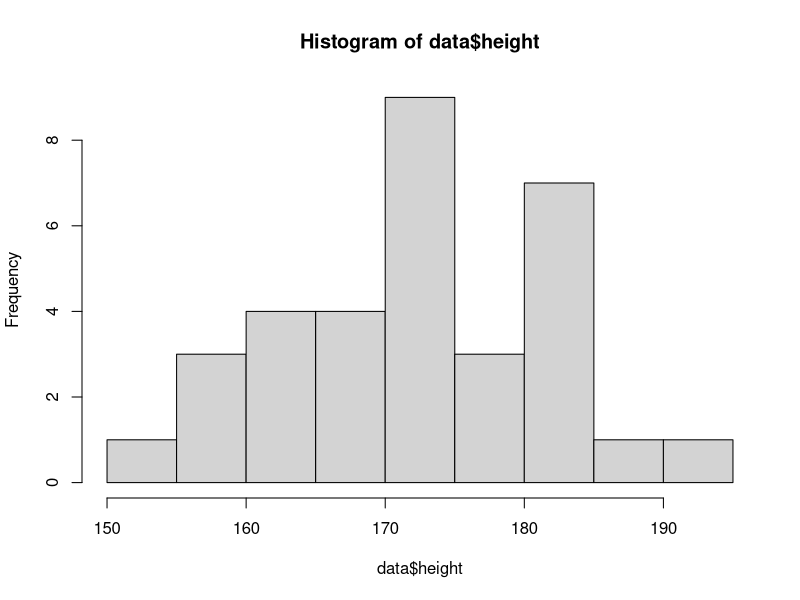
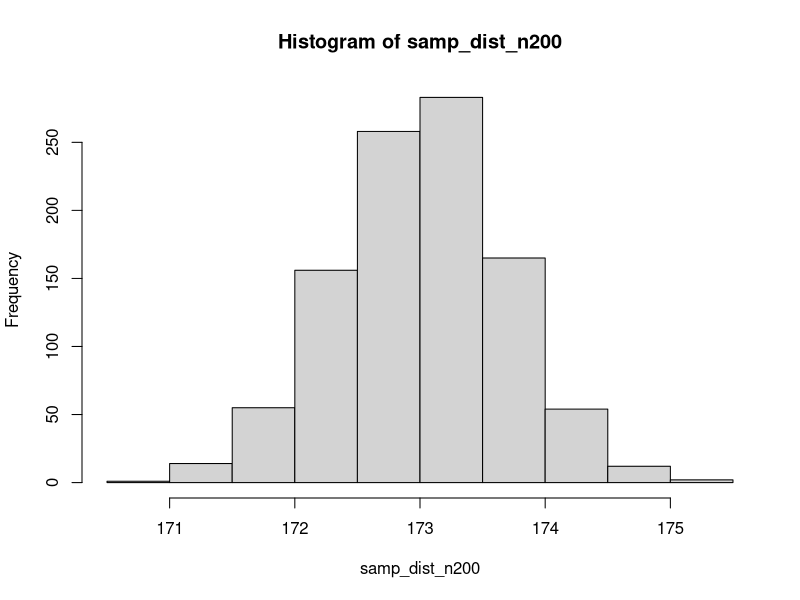
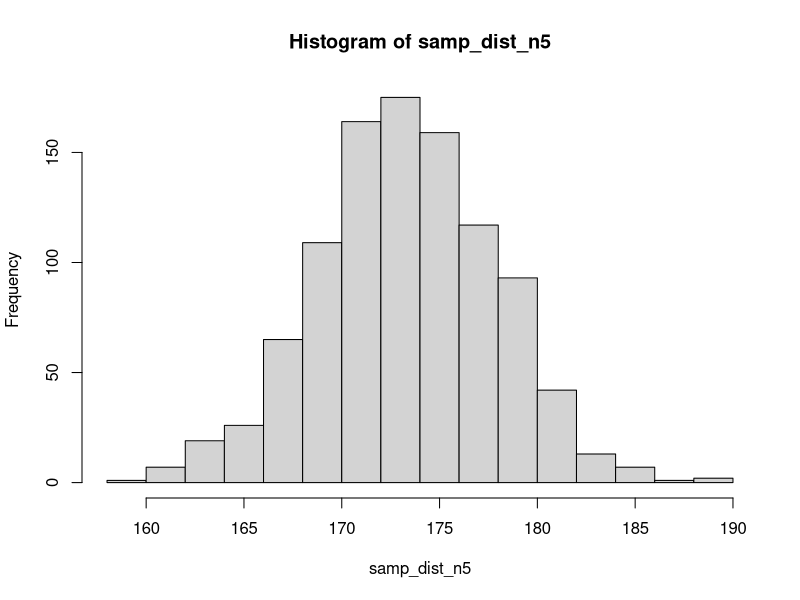
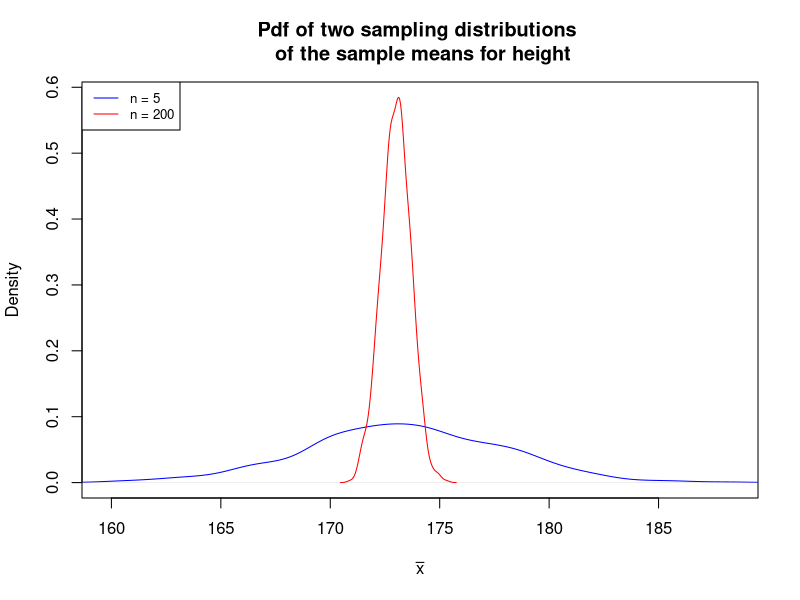
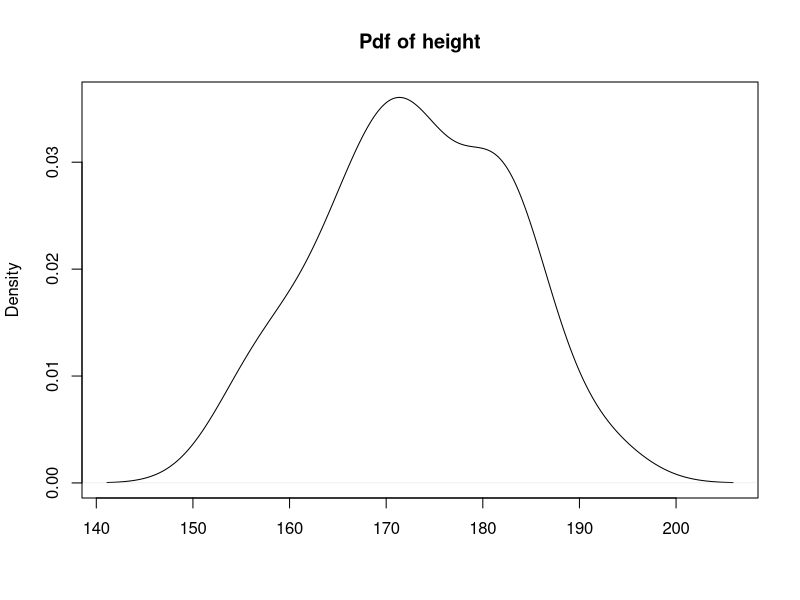

The R script that drew these images, in order:
#######################
# Inference: A Reminder
#######################

## import our data
data <- read.csv("Data_height.csv")

## REMEMBER: our data are drawn from a sample!
(x_bar <- mean(data$height)) # not == mu

## REMEMBER: the standard deviation of a sample is different 
## to the standard deviation of a population: the denominator 
## is degrees of freedom (n -1), not n.
(sd_pop <- sqrt(
  sum(
    (data$height - mean(data$height))^2)
  /length(data$height))) # formula for the standard deviation

(sd_samp <- sd(data$height)) # the sd() function for a sample (n-1)

sd_pop == sd_samp # these two are not the same

## The distribution of our sample
hist(data$height)

## The *sampling distribution of the sample means* 
## (using bootstrapping)

# A bootstrap sample is made by randomly sampling from our
# existing sample WITH replacement.
(a_bootstrap_sample <- sample(data$height, 
                              size = 200, 
                              replace = TRUE))

mean(a_bootstrap_sample) == x_bar # note that the means are different!

# We can create a sampling distribution of the sampling means
# using repeated bootstrapping. In the first example, we use
# a parameter of n = 200
samp_dist_n200 <- vector(mode = "double", length = 1000)
for (i in 1:1000){
  samp_dist_n200[i] <- mean(sample(data$height, size = 200, replace = TRUE))
}
  
hist(samp_dist_n200)
mean(samp_dist_n200)

# Next we use a parameter of n = 5
samp_dist_n5 <- vector(mode = "double", length = 1000)
for (i in 1:1000){
  samp_dist_n5[i] <- mean(sample(data$height, size = 5, replace = TRUE))
}

hist(samp_dist_n5)
mean(samp_dist_n5)

# Notice that the mean for each is similar, but the distribution
# looks different.
plot(density(samp_dist_n5),
     xlim = c(min(samp_dist_n5), max(samp_dist_n5)),
     ylim = c(0, max(density(samp_dist_n200)$y)),
     col = "blue",
     main = "Pdf of two sampling distributions \n of the sample means for height",
     xlab = bquote(bar(x))
)
lines(density(samp_dist_n200), col = "red")
legend("topleft", 
       legend = c("n = 5", "n = 200"), 
       col = c("blue", "red"),
       lty = 1,
       cex = 0.8)

# Compare with the pdf of the raw sample values
plot(density(data$height),
     main = "Pdf of height",
     xlab = "")

## Inferring from our data
# When calculating *confidence intervals* from our sample, we're in effect
# taking the probability density function of the sampling distribution of 
# the sample means for our sample size, n, and working out between what 
# values of x bar 90 percent (or 95 percent, etc.) of our data lie. 

# In practice, we use the central limit theorem to help us calculate this. 
# This states that the mean of the sampling distribution of the mean is the
# same as the population mean, and that the standard error (the standard
# deviation of the sampling distribution of the mean) is equal to the 
# population standard deviation divided by the square root of the sample
# size.

# Because we can use statistics from our sample to *infer* parameters from
# our population, we don't need to bootstrap: we just need to use the 
# mathematical formula which underlies the distribution which we're modelling
# (in this case the normal distribution) to find the area under the curve.

# Fortunately, R has a set of functions which calculate for us the area 
# under the curve.

CI_lower <- qnorm(0.05, 
                  mean = mean(data$height), 
                  sd = (sd(data$height)/sqrt(length(data$height))) # the equation for the standard error of the mean
                  )

CI_upper <- qnorm(0.95,
                  mean = mean(data$height),
                  sd = (sd(data$height)/sqrt(length(data$height)))
                  )

# In the code above, we use the standard deviation of our sample as our 
# best estimate of the standard deviation of the population.
matrix(c(CI_lower, CI_upper), ncol = 2,
       dimnames = list("",c("Lower", "Upper")))
